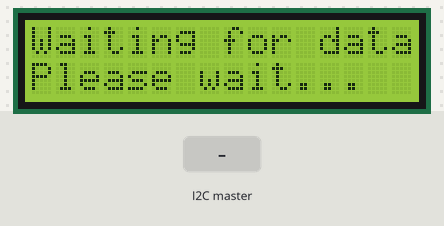
The sketch below on a simulated Arduino Uno, built with avr-gcc and run on an emulated ATmega328P. Parts: 16×2 character LCD. The inputs (shaded band) are chosen by the test bench. What the sketch prints to the serial monitor is not drawn.

Above: at 1.2 s.
1.3 s: the I2C master sends the byte 1
At 2.5 s:
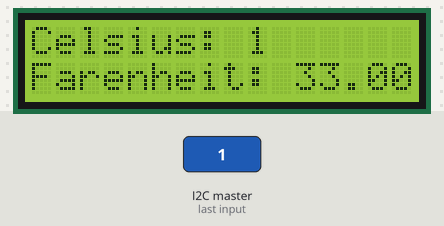
2.8 s: the I2C master sends the byte 0
At 3.8 s:
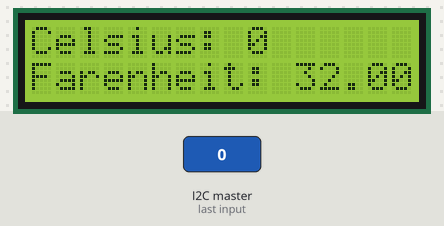
Timing chart, 0 to 5.8 s (numbered marks = the images above; inputs shaded):
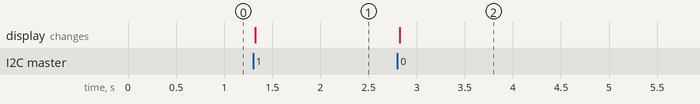

The sketch:

grand_jaiks2.ino
```cpp
#include <Wire.h>
#include <LiquidCrystal.h>

// Variables to store temperature data
int celsius = 0;
float farenheit = 0;

// Variables to store the lcd connection pin numbers
int rs_pin = 12;
int enable_pin = 11;
int d4_pin = 5;
int d5_pin = 4;
int d6_pin = 3;
int d7_pin = 2;

// LiquidCrystal object
LiquidCrystal lcd(rs_pin, enable_pin, d4_pin, d5_pin, d6_pin, d7_pin);


void setup() {

  	// Setting number of columns and rows
  	lcd.begin(16, 2);

  	// Initializing Serial Monitor
  	Serial.begin(9600);

  	// Displaying the placeholder text
  	lcd.setCursor(0, 0);
  	lcd.print("Waiting for data...");
  	lcd.setCursor(0, 1);
  	lcd.print("Please wait...");

  	// Initializing the I2C bus
  	Wire.begin(9);
  	Wire.onReceive(tempDataReceived);

}


void tempDataReceived(int bytes) {

  	// Reading the temperature data
	celsius = Wire.read();
  	if (celsius >= 216) celsius -= 256;

  	Serial.print("Recieved: ");
  	Serial.println(celsius);

  	// Converting celsius to farenheit
  	farenheit = (9 * celsius / 5) + 32;

  	// Displaying the temperature data
  	displayTemp(celsius, farenheit);

}

void displayTemp(int temp_c, float temp_f) {

  	// Clearing the lcd screen
  	lcd.clear();

  	// Displaying the temperature in celsius
  	lcd.setCursor(0,0);
  	lcd.print("Celsius: ");
  	lcd.print(temp_c);

  	// Displaying the temperature in farenheit
  	lcd.setCursor(0, 1);
  	lcd.print("Farenheit: ");
  	lcd.print(temp_f);
}


void loop() {
}
```

Measured:
- after the input at 1.3 s, the display: changes at once (image 1)
- after the input at 2.8 s, the display: changes at once (image 2)
